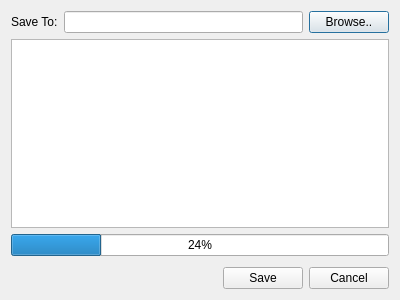
<?xml version="1.0" encoding="UTF-8"?>
<ui version="4.0">
 <class>SaveAsDialog</class>
 <widget class="QDialog" name="SaveAsDialog">
  <property name="geometry">
   <rect>
    <x>0</x>
    <y>0</y>
    <width>400</width>
    <height>300</height>
   </rect>
  </property>
  <property name="windowTitle">
   <string>Dialog</string>
  </property>
  <layout class="QVBoxLayout" name="verticalLayout">
   <item>
    <layout class="QHBoxLayout" name="horizontalLayout">
     <item>
      <widget class="QLabel" name="label">
       <property name="text">
        <string>Save To:</string>
       </property>
      </widget>
     </item>
     <item>
      <widget class="QLineEdit" name="savePathText">
       <property name="readOnly">
        <bool>true</bool>
       </property>
      </widget>
     </item>
     <item>
      <widget class="QPushButton" name="browseButton">
       <property name="text">
        <string>Browse..</string>
       </property>
      </widget>
     </item>
    </layout>
   </item>
   <item>
    <widget class="QListWidget" name="listWidget"/>
   </item>
   <item>
    <widget class="QProgressBar" name="progressBar">
     <property name="value">
      <number>24</number>
     </property>
    </widget>
   </item>
   <item>
    <layout class="QHBoxLayout" name="horizontalLayout_2">
     <property name="topMargin">
      <number>5</number>
     </property>
     <item>
      <spacer name="horizontalSpacer">
       <property name="orientation">
        <enum>Qt::Horizontal</enum>
       </property>
       <property name="sizeHint" stdset="0">
        <size>
         <width>40</width>
         <height>20</height>
        </size>
       </property>
      </spacer>
     </item>
     <item>
      <widget class="QPushButton" name="saveButton">
       <property name="text">
        <string>Save</string>
       </property>
      </widget>
     </item>
     <item>
      <widget class="QPushButton" name="cancelButton">
       <property name="text">
        <string>Cancel</string>
       </property>
      </widget>
     </item>
    </layout>
   </item>
  </layout>
 </widget>
 <resources/>
 <connections/>
</ui>
